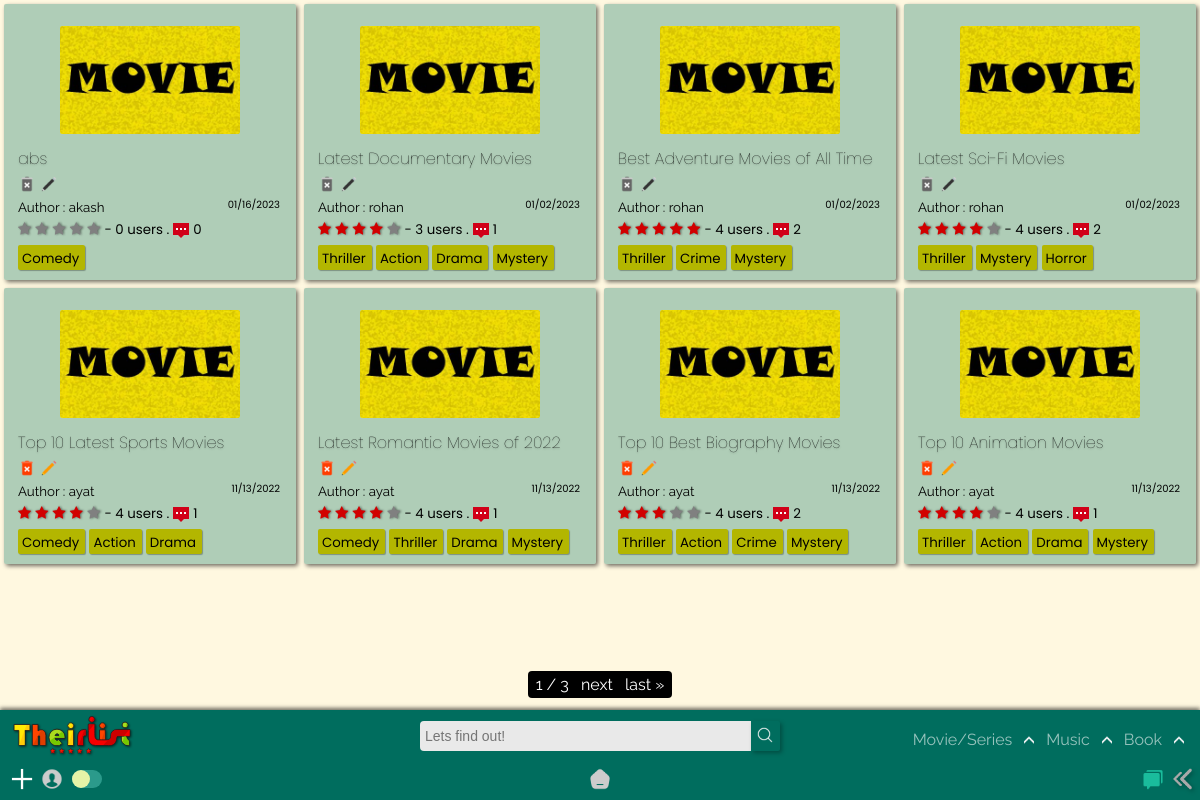
The page /home/list/ (signed in) on the database its author committed.
### app/models.py (models this page shows, shortened)
class List(models.Model):
    title = models.CharField(max_length=120)
    genre = models.ManyToManyField('Genre',blank=True)
    creator = models.ForeignKey(User,on_delete=models.SET_NULL,blank=True, null=True)
    posted = models.DateTimeField(auto_now_add=True)
    content = RichTextField(null=True,default=' ')
    type = models.CharField(max_length=10,default="Movie")
    spoiler_choices = [(False, 'No'),(True, 'Yes')]
    spoiler = models.BooleanField(default=False,null=True, choices = spoiler_choices)
    slug = models.SlugField(max_length= 300,null=True, blank = True, unique=True)
    def average_rating(self) -> float:
        return Starr.objects.filter(list=self).aggregate(Avg("rate"))["rate__avg"] or 0
    def count_rating(self):
        return Starr.objects.filter(list=self).count()
    def count_comments(self):
        return Review.objects.filter(List=self).count()

class Genre(models.Model):
    name = models.CharField(max_length=150)
    def __str__(self):
        return self.name

### app/views.py (the view)
# urls.py: path('list/',TheirListView.as_view(),name = 'list'),
class TheirListView(ListView): #movies
    model = List
    paginate_by = 8
    template_name ='app/List_list.html'
    def get_queryset(self, *args, **kwargs):
        qs = super().get_queryset(*args, **kwargs)
        qs = qs.order_by("-id")
        return qs
    def get_context_data(self, **kwargs):
        context = super().get_context_data(**kwargs)
        modell = Review.objects.all()
        context["modam"] = modell
        return context

### templates/app/List_list.html (shortened to what this page needs)
{% extends "index.html" %}
{% load static %}
{% block content %}
<section>
  <div class="contain-sec" id="contain-sec8">
    {% for lola in object_list %}
    <div class="elements">
      <div class="thumb">
        <img src="{% static 'app/images/movie-poster.jpg' %}" width="100px" />
      </div>
      <div class="Title">
        <a href="{{lola.slug}}/"><h4 class="tit">{{lola.title}}</h4></a>
        {% if user.id == lola.creator.id %}
        <a href="{% url 'app:delete_movie' lola.slug %}"><img src ="{% static 'app/images/delete.png' %}"></a>
        <a href="{% url 'app:update_list' lola.slug %}"><img src ="{% static 'app/images/edit.png' %}"></a>
        {% else %}
        <img src ="{% static 'app/images/delete-dis.png' %}">
        <img src ="{% static 'app/images/edit-dis.png' %}">
        {% endif %}
      </div>
      <div class="Author">
        <small>Author : {{lola.creator.username}}<span>{{lola.posted|date:"SHORT_DATE_FORMAT"}}</span></small>
      </div>
      <div class="rating">
        <span class="star-headline">
          <span class="fa fa-star {% if lola.average_rating > 0 %} checked {% endif %}"></span>
          <span class="fa fa-star {% if lola.average_rating > 1 %} checked {% endif %}"></span>
          <span class="fa fa-star {% if lola.average_rating > 2 %} checked {% endif %}"></span>
          <span class="fa fa-star {% if lola.average_rating > 3 %} checked {% endif %}" ></span>
          <span class="fa fa-star {% if lola.average_rating > 4 %} checked {% endif %}"></span>
        </span>
        <small> - {{lola.count_rating}} users .<img class="comments_count" src="{% static 'app/images/comments.png' %}">{{lola.count_comments}}</small>
      </div>
        {% for tag in lola.genre.all %}
        <div class="Genre">
          <a href="{% url 'app:film' query=tag %}">
        <small>{{ tag }}</small>
          </a>
        </div>
          {% empty %}
          No tags!
        {% endfor %}
    </div>
    {% endfor %}
  </div>
  <div class="pagination_pages">
    <span class="step-links">
        <span class="current">
        {{ page_obj.number }} / {{ page_obj.paginator.num_pages }}
        </span>
        {% if page_obj.has_next %}
            <a href="?page={{ page_obj.next_page_number }}">next</a>
            <a href="?page={{ page_obj.paginator.num_pages }}">last &raquo;</a>
        {% endif %}
    </span>
  </div>
</section>
{% endblock content %}

### static/app/css/desk.css (style rules this page uses)
:root { --rd: #D10000; --white: rgb(233, 233, 233); --rd2: #9DAAF2; --dark: #1d1d1d; --teal: rgb(0, 109, 94); }
* { -webkit-tap-highlight-color: transparent; margin: 0; padding: 0; box-sizing: border-box; }
body { -webkit-tap-highlight-color: transparent; background-color: #fff5d1ab; text-decoration: none; height: 100vh; display: flex; flex-direction: column; font-family: 'Raleway', sans-serif; }
.Title img { height: 18px!important; }
.Genre small { padding: 0 0; margin-right: 2px; }
.fa { color: grey; filter: drop-shadow(1px 0px 1px rgba(0, 0, 0, 0.493)); }
.star-headline .checked { color: #D10000; }
.star-headline span { font-size: 14px; }
.comments_count { height: 16px; margin-bottom: -4px; margin-left: 4px; margin-right: 4px; }

### static/app/css/content_css.css (style rules this page uses)
section { position: relative; z-index: 0; }
.contain-sec { padding-top: 0px; display: grid; width: 100%; color: black; grid-template-rows: repeat(auto-fit, minmax(100px, 1fr)); grid-template-columns: repeat(auto-fit, minmax(250px, 1fr)); position: relative; margin-bottom: 100px; }
.elements { padding: 10px 14px; width: auto; cursor: pointer; background-color: rgba(0, 109, 94, 0.315); margin: 4px; border-radius: 2px; position: relative; box-shadow: 2px 2px 4px #00000090; transition: all 250ms ease-in-out; }
.thumb { display: grid; justify-content: center; }
.thumb img { height: 108px; width: auto; border-radius: 2px; margin: 12px; }
.tit { font-family: Poppins; font-size: 1em; font-weight: lighter; transition: all 250ms ease-in-out; margin-bottom: 4px; text-shadow: 0px 1px 2px #0000005b; }
.Author span { position: absolute; margin-right: 16px; right: 0; cursor: pointer; font-size: 10px; font-family: 'Poppins', sans-serif; }
.rating { font-family: 'Poppins', sans-serif; }
.Genre { margin: 0px 0px; margin-top: 4px; padding: 0px 4px; border-radius: 2px; background-color: rgb(179, 182, 0); color: rgb(0, 0, 0); width: max-content; cursor: pointer; display: inline-block; box-shadow: 1px 1px 1px #0000004b; font-family: 'Poppins', sans-serif; transition: all 350ms ease-in-out; }
.pagination_pages { color: white; width: 100%; position: fixed; bottom: 106px; text-align: center; }
.step-links { width: max-content; border-radius: 4px; }
.pagination_pages a,.pagination_pages span { color: white; background-color: black; padding: 4px 4px; cursor: pointer!important; }

### templates/app/List_list.html (style rules this page uses)
.Title img { height: 14px; }

### rows shown on the page
List: title "abs", creator.username "akash", posted "01/16/2023", count_rating "0", count_comments "0"
Genre: name "Comedy"
List: title "Latest Documentary Movies", creator.username "rohan", posted "01/02/2023", count_rating "3", count_comments "1"
Genre: name "Thriller"
Genre: name "Action"
Genre: name "Drama"
Genre: name "Mystery"
List: title "Best Adventure Movies of All Time", creator.username "rohan", posted "01/02/2023", count_rating "4", count_comments "2"
Genre: name "Crime"
List: title "Latest Sci-Fi Movies", creator.username "rohan", posted "01/02/2023", count_rating "4", count_comments "2"
Genre: name "Horror"
List: title "Top 10 Latest Sports Movies", creator.username "ayat", posted "11/13/2022", count_rating "4", count_comments "1"
List: title "Latest Romantic Movies of 2022", creator.username "ayat", posted "11/13/2022", count_rating "4", count_comments "1"
List: title "Top 10 Best Biography Movies", creator.username "ayat", posted "11/13/2022", count_rating "4", count_comments "2"
List: title "Top 10 Animation Movies", creator.username "ayat", posted "11/13/2022", count_rating "4", count_comments "1"

### other values the page prints
{{ page_obj.number }} "1"
{{ page_obj.paginator.num_pages }} "3"
